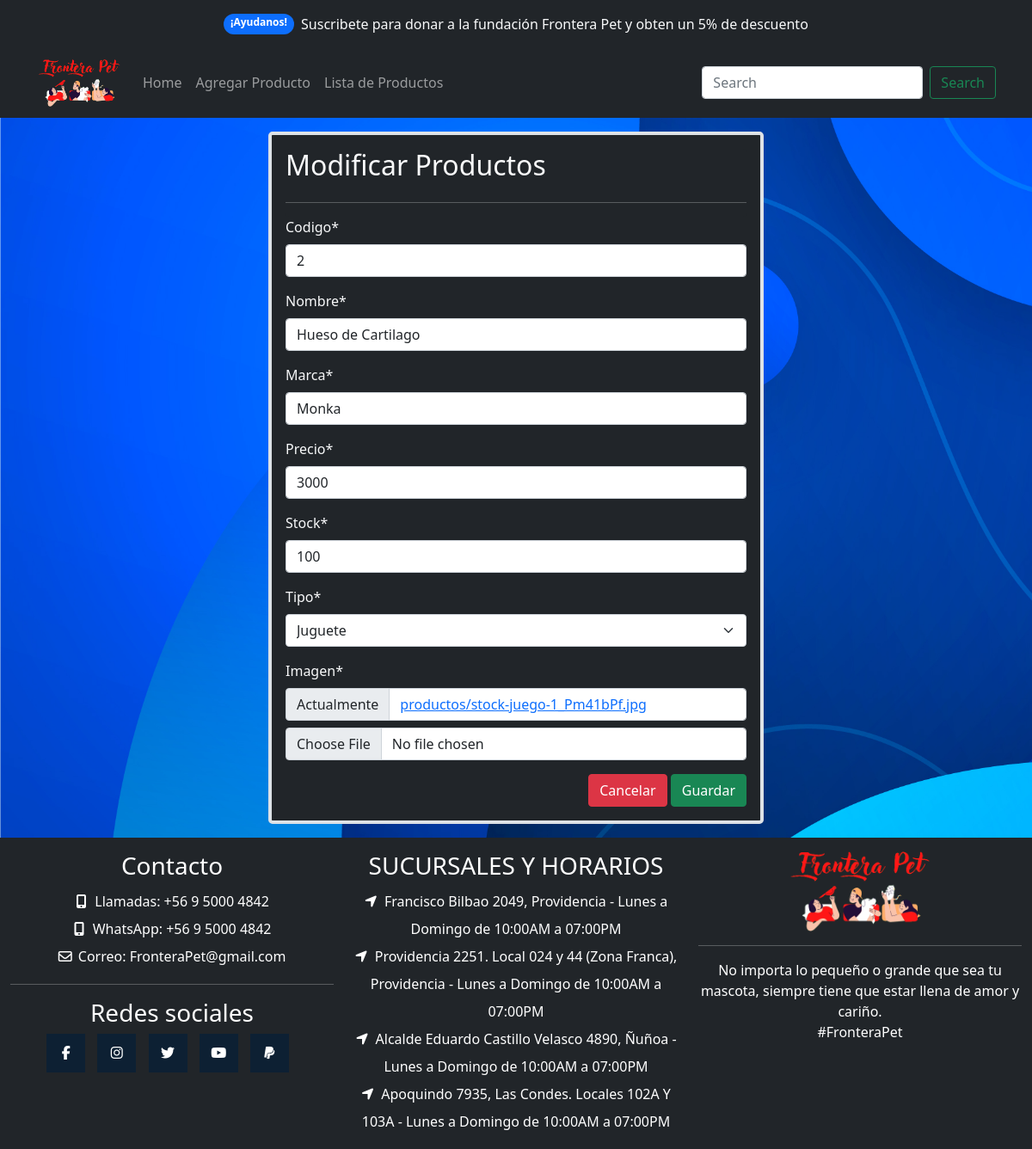
Page /modificarProducto/2/ on the committed database.
### app/models.py (models this page shows, shortened)
class Producto(models.Model):
    codigo = models.IntegerField(null=False,primary_key=True)
    nombre = models.CharField(max_length=60)
    marca = models.CharField(max_length=60)
    precio = models.IntegerField()
    stock = models.IntegerField()
    tipo = models.ForeignKey(TipoProducto, on_delete=models.CASCADE)
    imagen = models.ImageField(upload_to="productos", null=True)
    created_at = models.DateField(auto_now_add=True)
    update_at = models.DateField(auto_now=True)
    class Meta:
        db_table = 'db_Producto'

class TipoProducto(models.Model):
    tipo = models.CharField(max_length=60)
    def __str__(self):
        return self.tipo
    class Meta:
        db_table = 'db_tipo_Producto'

### app/views.py (the view)
# urls.py: path('modificarProducto/<codigo>/', modificarProducto, name='modificarProducto'),
def modificarProducto(request, codigo):
    producto = Producto.objects.get(codigo=codigo)
    datos = {
        'form' : ProductoForm(instance=producto)
    }
    if request.method == 'POST':
        formulario = ProductoForm(request.POST, files=request.FILES, instance=producto)
        if formulario.is_valid():
            formulario.save()
            messages.success(request,'Producto guardado correctamente!') #Nuevo 2
            datos['form'] = formulario
    return render(request, 'app/productos/modificarProducto.html', datos)

### app/forms.py
class ProductoForm (forms.ModelForm):
    nombre = forms.CharField(min_length=10,max_length=20)
    precio = forms.IntegerField(min_value=400)
    class Meta:
        model = Producto
        fields = '__all__'

### app/templates/app/productos/modificarProducto.html (shortened to what this page needs)
{% extends 'app/base_admin.html' %}
{% load static %}
{% load crispy_forms_tags %}
{% block alerta %}
<link rel="stylesheet" href="https://cdnjs.cloudflare.com/ajax/libs/limonte-sweetalert2/11.4.9/sweetalert2.css" />
{% endblock alerta %}
{% block contenido %}
<div class="container-fluid">
    <div class="row">
        <div class="col-lg-12 mt-3 mb-3">
            <div class="row">
                <div class="col-12 col-md-6 offset-md-3">
                    <div class="card bg-dark text-light border border-4 rounded-3">
                        <div class="card-body">
                            <form action="" method="POST" enctype="multipart/form-data">
                                <div class="card bg-dark text-light" style="border: none;">
                                    <h2>Modificar Productos</h2>
                                    <hr>
                                    </div>
                                <table>
                                    {{ form | crispy }}
                                </table>
                                <div class="d-flex justify-content-end">
                                    <input type="reset" value="Cancelar" class="btn btn-danger">
                                    <input type="submit" value="Guardar" class="btn btn-success">
                                </div>
                            </form>
                        </div>
                    </div>
                </div>
            </div>
        </div>
    </div>
</div>
{% endblock %}

### app/static/app/css/style.css (style rules this page uses)
.bg-blue-ocean { background-attachment: fixed; background-image: url(../img/vectores/vector-blue-ocean.jpg); background-size: cover; }

### rows in the picture
Producto: codigo "2", nombre "Hueso de Cartilago", marca "Monka", precio "3000", stock "100"
TipoProducto: tipo "Juguete"
